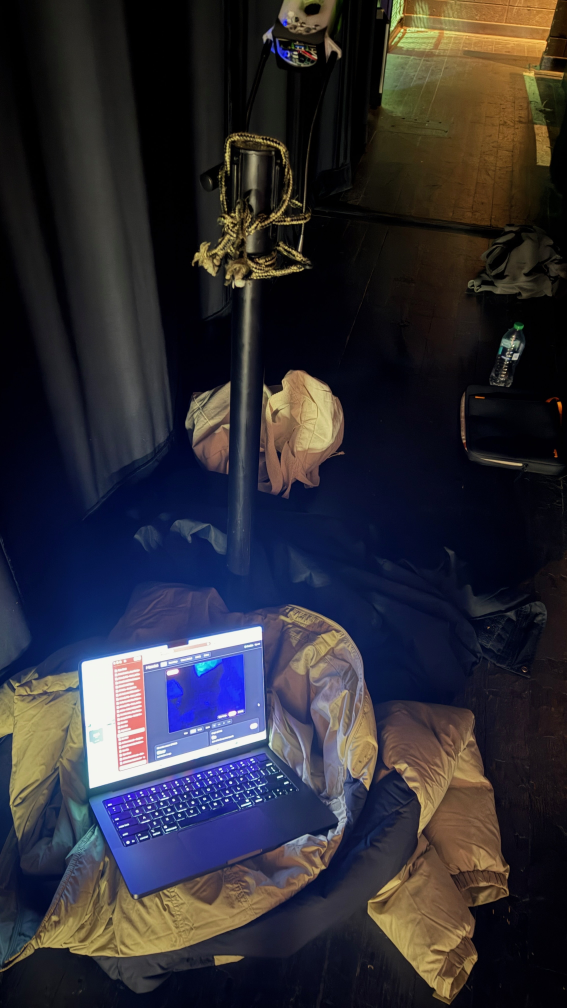
#> input picture pitch/assets/physical-prototype.jpeg, 2268 x 4032 px (shown at 1/4 size)
$ python ir_check.py --image ../../pitch/assets/physical-prototype.jpeg
#> lines starting #> are read from the running program, lines starting #| are printed output that depends on the picture
#!/usr/bin/env python3
"""Is the 850 nm illuminator on? Grab a frame (or read ``--image``) and report the luminance.

The IR board runs off its own power bank and has no status LED you can see from the rail, so
this is the check before a demo run. It reports the mean Y (luminance) of the frame, the ratio
of the centre patch to the outer ring (an IR board pointed at the floor makes a hotspot in the
middle of the image), and a verdict::

    IR ON     mean >= --thresh (40) and centre/outer ratio >= --hotspot (1.15)
    AMBIENT   bright but no hotspot: room light is on, IR unknown (turn the room light off)
    DARK      mean below threshold: no IR, or lens cap, or the board is pointed elsewhere

With the NoIR camera in colour mode a magenta cast is normal (IR leaks into R and B) and is not a
fault. Exit code 0 for IR ON, 1 otherwise, so it can gate a script.

Examples::

    python3 ir_check.py                       # on the Pi
    python3 ir_check.py --image ../captures/ir_01.jpg
"""
from __future__ import annotations

import argparse
import sys


def analyse(gray, thresh: float, hotspot: float, np):
    h, w = gray.shape[:2]
    mean = float(gray.mean())
    cy0, cy1 = int(h * 0.35), int(h * 0.65)
    cx0, cx1 = int(w * 0.35), int(w * 0.65)
    centre = float(gray[cy0:cy1, cx0:cx1].mean())
    mask = np.ones_like(gray, dtype=bool)
    mask[cy0:cy1, cx0:cx1] = False
    outer = float(gray[mask].mean()) if mask.any() else centre
    ratio = centre / max(outer, 1e-6)
    p99 = float(np.percentile(gray, 99))
    sat = float((gray >= 250).mean())
    if mean >= thresh and ratio >= hotspot:
        verdict = "IR ON"
    elif mean >= thresh:
        verdict = "AMBIENT"
    else:
        verdict = "DARK"
    return dict(mean=mean, centre=centre, outer=outer, ratio=ratio, p99=p99, saturated=sat, verdict=verdict)


def main(argv=None) -> int:
    ap = argparse.ArgumentParser(description=__doc__, formatter_class=argparse.RawDescriptionHelpFormatter)
    ap.add_argument("--image", help="analyse this file instead of grabbing a frame")
    ap.add_argument("--mock", metavar="DIR", help="grab from a JPEG directory (camera.py --mock)")
    ap.add_argument("--thresh", type=float, default=40.0, help="mean Y below this is DARK")
    ap.add_argument("--hotspot", type=float, default=1.15, help="centre/outer ratio at or above this is a hotspot")
    ap.add_argument("--warmup", type=int, default=5, help="frames to discard while AGC settles")
    ap.add_argument("--save", metavar="PATH", help="save the analysed frame")
    args = ap.parse_args(argv)

    try:
        import cv2
        import numpy as np
    except ImportError as e:
        print(f"missing dependency: {e}", file=sys.stderr)
        return 2

    if args.image:
        gray = cv2.imread(args.image, cv2.IMREAD_GRAYSCALE)
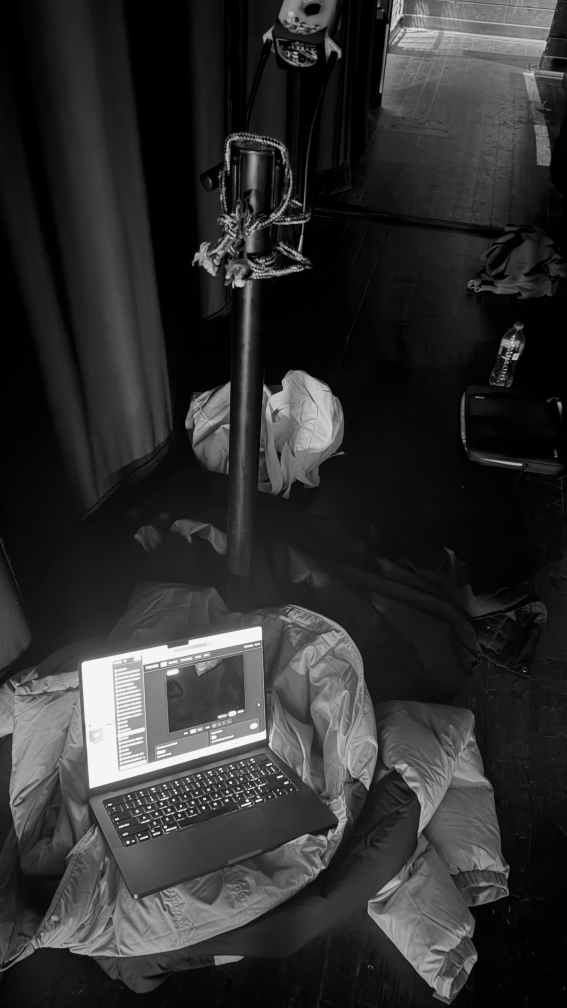
#> gray: shape (4032, 2268) (shown at 1/4 size); min 0, max 250, mean 47.1
        if gray is None:
            print(f"cannot read {args.image}", file=sys.stderr)
            return 2
        src = args.image
    else:
        from camera import frames

        gray, src = None, "camera"
        for i, fr in enumerate(frames(mock=args.mock, pace=False)):
            gray = fr.gray
            if i >= args.warmup:
                break
        if gray is None:
            print("no frame from the camera", file=sys.stderr)
            return 2
    r = analyse(gray, args.thresh, args.hotspot, np)
#> in analyse, `mean = float(gray.mean())`: mean = 47.1
#> in analyse, `centre = float(gray[cy0:cy1, cx0:cx1].mean())`: centre = 59.37
#> in analyse, `outer = float(gray[mask].mean()) if mask.any() else centre`: outer = 45.89
#> in analyse, `ratio = centre / max(outer, 1e-6)`: ratio = 1.29
#> in analyse, `p99 = float(np.percentile(gray, 99))`: p99 = 245
#> in analyse, `sat = float((gray >= 250).mean())`: sat = 8.75e-07
#> r = {'mean': 47.1, 'centre': 59.37, 'outer': 45.89, 'ratio': 1.29, 'p99': 245, 'saturated': 8.75e-07, 'verdict': 'IR ON'}
    print(f"{src}: mean Y {r['mean']:.1f}  centre {r['centre']:.1f}  outer {r['outer']:.1f}  ratio {r['ratio']:.2f}  "
          f"p99 {r['p99']:.0f}  saturated {100 * r['saturated']:.1f}%")
#| ../../pitch/assets/physical-prototype.jpeg: mean Y 47.1  centre 59.4  outer 45.9  ratio 1.29  p99 245  saturated 0.0%
    print(r["verdict"] + {"IR ON": "", "AMBIENT": "  (room light on; kill it and rerun)",
                          "DARK": "  (check the IR power bank, its switch, and where the board points)"}[r["verdict"]])
#| IR ON
    if args.save:
        cv2.imwrite(args.save, gray)
    return 0 if r["verdict"] == "IR ON" else 1


if __name__ == "__main__":
    sys.exit(main())
#> (the program exits here)
